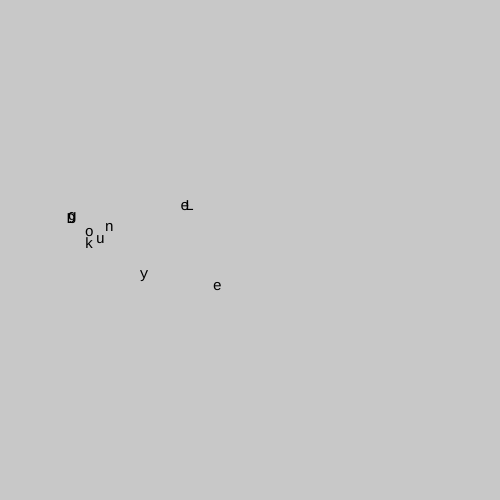
Frame 1 (no input)
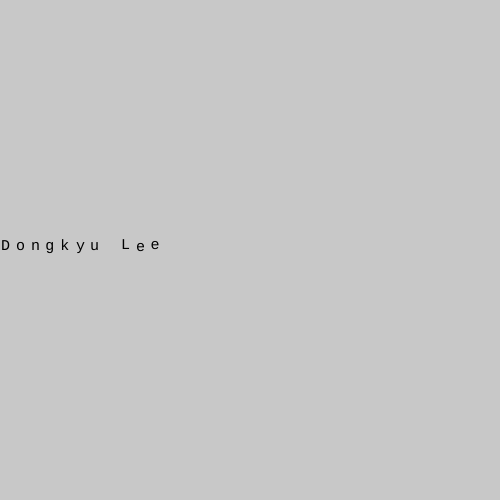
Frame 60 (no input)
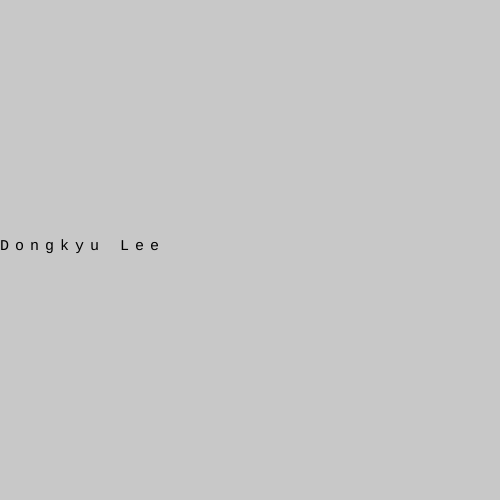
Frame 120 (the mouse pressed at the canvas centre since frame 60)

The p5.js sketch that drew these frames (run headless with seeded random() and noise() and a simulated clock; from frame 60 on, the mouse is pressed at the canvas centre):

// p5.js sketch
// ── sketch.js
var charObjs = [];
var myString = "Dongkyu Lee";
var xPos = 0;
var charSize = 15;

function setup() {
  createCanvas(500, 500);
  textFont ('Courier')
  for (var i = 0; i < myString.length; i++) {
    var char = myString[i];
    charObjs[i] = new MovingChar(char, xPos, height/2, charSize, 0.07, 0);
    xPos += charSize;
  }
}

function draw() {
  background(200);
  for (var i = 0; i < charObjs.length; i++) {
    charObjs[i].move();
    charObjs[i].display();
  }
}

function keyPressed() {
  var newChar = new MovingChar( key, xPos, height/2, charSize, 0.07, 0);
  charObjs.push(newChar);
  xPos += charSize;
}

// ── movingChar.js
class MovingChar {
  constructor(char, x, y, size, speed, color) {
    this.char = char;
    this.targetX = x;
    this.targetY = y;
    this.x = x + random(100);
    this.y = y + random(-50, 50);
    this.size = size;
    this.speed = speed;
    this.color = color;
  }

  move() {
    var diffX = this.targetX - this.x;
    var diffY = this.targetY - this.y;

    this.x = this.x + diffX * this.speed;
    this.y = this.y + diffY * this.speed;
  }

  display() {
    fill(this.color);
    textSize(this.size);
    text(this.char, this.x, this.y);
  }

}
